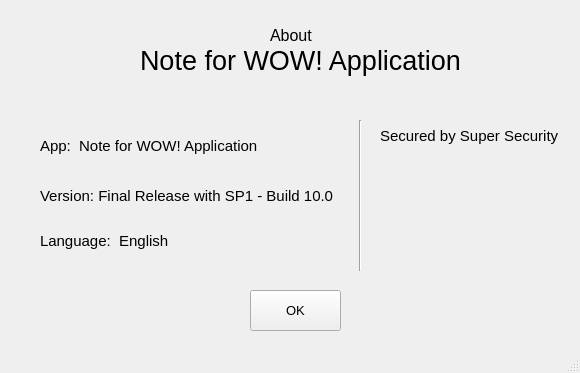
<?xml version="1.0" encoding="UTF-8"?>
<ui version="4.0">
 <class>MainWindow</class>
 <widget class="QMainWindow" name="MainWindow">
  <property name="windowModality">
   <enum>Qt::NonModal</enum>
  </property>
  <property name="geometry">
   <rect>
    <x>0</x>
    <y>0</y>
    <width>580</width>
    <height>373</height>
   </rect>
  </property>
  <property name="font">
   <font>
    <pointsize>8</pointsize>
   </font>
  </property>
  <property name="windowTitle">
   <string>About this App</string>
  </property>
  <property name="toolButtonStyle">
   <enum>Qt::ToolButtonIconOnly</enum>
  </property>
  <property name="documentMode">
   <bool>true</bool>
  </property>
  <property name="tabShape">
   <enum>QTabWidget::Rounded</enum>
  </property>
  <property name="dockNestingEnabled">
   <bool>false</bool>
  </property>
  <property name="unifiedTitleAndToolBarOnMac">
   <bool>true</bool>
  </property>
  <widget class="QWidget" name="centralwidget">
   <widget class="QLabel" name="label">
    <property name="geometry">
     <rect>
      <x>270</x>
      <y>20</y>
      <width>101</width>
      <height>31</height>
     </rect>
    </property>
    <property name="font">
     <font>
      <pointsize>12</pointsize>
     </font>
    </property>
    <property name="styleSheet">
     <string notr="true"/>
    </property>
    <property name="text">
     <string>About</string>
    </property>
   </widget>
   <widget class="QLabel" name="label_2">
    <property name="geometry">
     <rect>
      <x>140</x>
      <y>30</y>
      <width>331</width>
      <height>61</height>
     </rect>
    </property>
    <property name="font">
     <font>
      <pointsize>20</pointsize>
     </font>
    </property>
    <property name="styleSheet">
     <string notr="true"/>
    </property>
    <property name="text">
     <string>Note for WOW! Application</string>
    </property>
   </widget>
   <widget class="QLabel" name="label_3">
    <property name="geometry">
     <rect>
      <x>40</x>
      <y>130</y>
      <width>241</width>
      <height>31</height>
     </rect>
    </property>
    <property name="font">
     <font>
      <pointsize>11</pointsize>
     </font>
    </property>
    <property name="styleSheet">
     <string notr="true"/>
    </property>
    <property name="text">
     <string>App:  Note for WOW! Application</string>
    </property>
   </widget>
   <widget class="QLabel" name="label_5">
    <property name="geometry">
     <rect>
      <x>40</x>
      <y>170</y>
      <width>311</width>
      <height>51</height>
     </rect>
    </property>
    <property name="font">
     <font>
      <pointsize>11</pointsize>
     </font>
    </property>
    <property name="styleSheet">
     <string notr="true"/>
    </property>
    <property name="text">
     <string>Version: Final Release with SP1 - Build 10.0</string>
    </property>
   </widget>
   <widget class="QLabel" name="label_7">
    <property name="geometry">
     <rect>
      <x>40</x>
      <y>230</y>
      <width>161</width>
      <height>21</height>
     </rect>
    </property>
    <property name="font">
     <font>
      <pointsize>11</pointsize>
     </font>
    </property>
    <property name="styleSheet">
     <string notr="true"/>
    </property>
    <property name="text">
     <string>Language:  English</string>
    </property>
   </widget>
   <widget class="QLabel" name="label_4">
    <property name="geometry">
     <rect>
      <x>400</x>
      <y>150</y>
      <width>131</width>
      <height>131</height>
     </rect>
    </property>
    <property name="text">
     <string/>
    </property>
    <property name="pixmap">
     <pixmap>../Material/document1.jpg</pixmap>
    </property>
    <property name="scaledContents">
     <bool>true</bool>
    </property>
   </widget>
   <widget class="QLabel" name="label_6">
    <property name="geometry">
     <rect>
      <x>380</x>
      <y>120</y>
      <width>181</width>
      <height>31</height>
     </rect>
    </property>
    <property name="font">
     <font>
      <pointsize>11</pointsize>
     </font>
    </property>
    <property name="styleSheet">
     <string notr="true"/>
    </property>
    <property name="text">
     <string>Secured by Super Security</string>
    </property>
   </widget>
   <widget class="Line" name="line">
    <property name="geometry">
     <rect>
      <x>350</x>
      <y>120</y>
      <width>20</width>
      <height>151</height>
     </rect>
    </property>
    <property name="orientation">
     <enum>Qt::Vertical</enum>
    </property>
   </widget>
   <widget class="QPushButton" name="bt_ok">
    <property name="geometry">
     <rect>
      <x>250</x>
      <y>290</y>
      <width>91</width>
      <height>41</height>
     </rect>
    </property>
    <property name="font">
     <font>
      <pointsize>10</pointsize>
     </font>
    </property>
    <property name="styleSheet">
     <string notr="true"/>
    </property>
    <property name="text">
     <string>OK</string>
    </property>
   </widget>
  </widget>
  <widget class="QStatusBar" name="statusbar"/>
  <widget class="QMenuBar" name="menubar">
   <property name="geometry">
    <rect>
     <x>0</x>
     <y>0</y>
     <width>580</width>
     <height>21</height>
    </rect>
   </property>
  </widget>
 </widget>
 <resources/>
 <connections/>
</ui>
